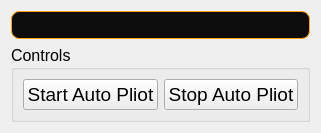
      <widget class="QWidget" name="AP">
       <attribute name="icon">
        <iconset resource="../../../../Downloads.M/Images/Icons/Icone.qrc">
         <normaloff>:/Icon_Png/Icon_Png/steering.png</normaloff>:/Icon_Png/Icon_Png/steering.png</iconset>
       </attribute>
       <attribute name="title">
        <string>Auto Pilot</string>
       </attribute>
       <layout class="QGridLayout" name="gridLayout_11">
        <item row="0" column="0" colspan="2">
         <widget class="QLabel" name="Auto_Pilot_Screen">
          <property name="maximumSize">
           <size>
            <width>16777215</width>
            <height>16777215</height>
           </size>
          </property>
          <property name="styleSheet">
           <string notr="true">QLabel {
    background-color: #0D0D0D;
    color: #FFFFFF;

    border: 1px solid #FCA311;
    border-radius: 8px;

    padding: 6px 10px;
}</string>
          </property>
          <property name="text">
           <string/>
          </property>
         </widget>
        </item>
        <item row="1" column="0" colspan="2">
         <widget class="QGroupBox" name="Controls_AP">
          <property name="maximumSize">
           <size>
            <width>16777215</width>
            <height>140</height>
           </size>
          </property>
          <property name="font">
           <font>
            <family>Segoe UI</family>
            <pointsize>12</pointsize>
           </font>
          </property>
          <property name="title">
           <string>Controls</string>
          </property>
          <layout class="QGridLayout" name="gridLayout_12">
           <item row="0" column="0">
            <widget class="QPushButton" name="Start_AP">
             <property name="font">
              <font>
               <family>Segoe UI</family>
               <pointsize>14</pointsize>
              </font>
             </property>
             <property name="text">
              <string>Start Auto Pliot</string>
             </property>
             <property name="icon">
              <iconset resource="../../../../Downloads.M/Images/Icons/Icone.qrc">
               <normaloff>:/Icon_Png/Icon_Png/video.png</normaloff>:/Icon_Png/Icon_Png/video.png</iconset>
             </property>
             <property name="iconSize">
              <size>
               <width>27</width>
               <height>27</height>
              </size>
             </property>
            </widget>
           </item>
           <item row="0" column="1">
            <widget class="QPushButton" name="Stop_AP">
             <property name="font">
              <font>
               <family>Segoe UI</family>
               <pointsize>14</pointsize>
              </font>
             </property>
             <property name="text">
              <string>Stop Auto Pliot</string>
             </property>
             <property name="icon">
              <iconset resource="../../../../Downloads.M/Images/Icons/Icone.qrc">
               <normaloff>:/Icon_Png/Icon_Png/hand.png</normaloff>:/Icon_Png/Icon_Png/hand.png</iconset>
             </property>
             <property name="iconSize">
              <size>
               <width>27</width>
               <height>27</height>
              </size>
             </property>
            </widget>
           </item>
          </layout>
         </widget>
        </item>
       </layout>
      </widget>
